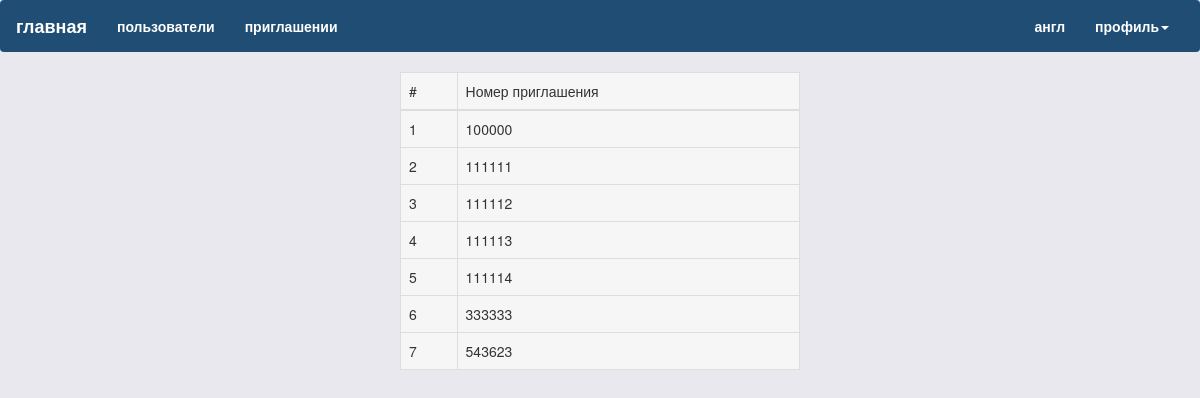
The page /index.php?view=invites&lang=ru on the database its author committed.
### tables this page shows
CREATE TABLE IF NOT EXISTS `invites` (
  `invite` int(11) NOT NULL,
  `status` int(11) DEFAULT NULL,
  `date_status` date DEFAULT NULL
);

### index.php (called while the page is built, shortened)
<?php
	$request = new Request();
	if ($request->view) {
		$view = $request->view;
		switch ($view) {
			case "invites":
				$view = "invites";
				$invites = AbstractModel::getOnWhere("invites", "invite", "status = ?", [0]);
				break;
		}
	} else {
		$view = "start";
	}
	$langName = $_SESSION["lang"];
	require_once($view.".php");
?>

### libs/abstractmodel.php (called while the page is built, shortened)
<?php
abstract class AbstractModel
{
    protected  static  $db = null;
    public static function setDB($db)
    {
        self::$db = $db;
    }
    public static function getWithAllParams($table, $fields = false, $where = false, $params, $order = false, $desc = false,
                                            $limit = false, $offset = false)
    {
        $select = new SelectPDO();
        if ($fields) {
          $select->from($table, $fields);
        } else {
          $select->from($table, "*");
        }
        if ($where) {
            $select->where($where, $params);
        }
        $data = self::$db->select($select);
        if ($data) {
            return $data;
        } else {
            return false;
        }
    }
    public static function getOnWhere($table, $fields = false, $where = false, $params)
    {
        return AbstractModel::getWithAllParams($table, $fields, $where, $params, false, false, false, false);
    }
}

### libs/abstractselect.php (called while the page is built, shortened)
<?php
abstract class AbstractSelect
{
    public function from($table, $fields)
    {
        $this->table_name = $table;
        $query = '';
        if (!empty($fields)) {
            if ($fields == "*") {
                $query = "*";
            } else {
                $from = '';
                if (is_array($fields)) {
                    foreach ($fields as $field) {
                        if (($pos = strpos($field, '(')) != false) {
                            $from .= substr($field, 0, $pos + 1);
                            if (($pos3 = strpos($field, ".")) != false) {
                                $from .= '`' . substr($field, $pos+1, $pos3-$pos-1) . '`';
                                $pos2 = strpos($field, ')', $pos + 1);
                                $string = substr($field, $pos3+1, $pos2 - $pos3-1);
                                $from .= ".`" . $string . "`)";
                                $from .= substr($field, $pos2 + 1) . ",";
                            } else {
                                $pos2 = strpos($field, ')', $pos + 1);
                                $string = '`'.substr($field, $pos+1, $pos2-$pos-1) . '`)';
                                $string .= substr($field, $pos2+1);
                                $from .= $string . ",";
                            }
                        } else {
                            if (($pos = strpos($field, ".")) != false) {
                                $from .= '`'.substr($field, 0, $pos).'`';
                                $string = substr($field, $pos+1);
                                if ($string == "*") {
                                    $from .='.'.$string.',';
                                } else {
                                    $from .='.`'.$string.'`,';
                                }
                            } else {
                                $from .= '`'.$field.'`,';
                            }
                        }
                    }
                    $from = substr($from, 0, -1);
                    $query = $from;
                } else {
                    if (($pos = strpos($fields, '(')) != false) {
                        $pos2 = strpos($fields, ')', $pos+1);
                        $string = substr($fields, 0, $pos+1).'`'.substr($fields, $pos+1, $pos2-$pos-1).'`)';
                        $query = $string;
                    } else {
                        $query = '`'.$fields.'`';
                    }
                }
            }
        }
        $this->from = $query;
        return $this;
    }
}

### libs/selectpdo.php (called while the page is built, shortened)
<?php
class SelectPDO extends  AbstractSelect
{
    public $params = array();
    public function where($where, $params = array(), $and = true)
    {
        if (!empty($where)) {
            if (!empty($this->where)) {
                if($and) $this->where .= " AND $where";
                else $this->where .= " OR $where";
                $this->params = array_merge($this->params,$params);
            } else {
                $this->where = "WHERE $where";
                $this->params = $params;
            }
        }
        return $this;
    }
    public function query()
    {
        return "SELECT ".$this->from." FROM `".$this->table_name."` ".$this->join." ".$this->where." ".$this->group." ".$this->order." ".$this->limit;
    }
}

### libs/databasepdo.php (called while the page is built, shortened)
<?php
class DatabasePDO extends AbstractDB
{
    public function __construct($db_host, $db_user, $db_password, $db_name)
    {
        try {
            $this->db = new PDO("mysql:host=$db_host;dbname=$db_name", $db_user, $db_password);
        } catch (PDOException $e) {
            echo $e->getMessage();
        }
    }
    public function select(SelectPDO $select)
    {
        try {
            $doQuery = $this->db->prepare($select->query());
            if ($doQuery) {
                $doQuery->execute($select->params);
            }
            return $doQuery->fetchAll(PDO::FETCH_ASSOC);
        } catch (PDOException $e) {
            echo $e->getMessage();
        }
    }
}

### invites.php (the view, shortened to what this page needs)
<?php require_once("header.phtml"); ?>
    <div class="invite">
         <table class="table table-bordered">
           <thead>
                <tr>
                    <td>
                        #
                    </td>
                    <td>
                        <?=$lang[$langName]["inviteNumber"];?>
                    </td>
                </tr>
           </thead>
           <tbody>
            <?php if (count($invites) > 0) { ?>
                <?php foreach($invites as $key => $value) {?>
                <tr>
                    <td><?=$key+1;?></td>
                    <td> <?=$value["invite"];?></td>
                </tr>
                <tr>
                <?php } ?>
            <?php } ?>
           </tbody>
        </table>
        </div>
    </body>
</html>

### css/style.css (style rules this page uses)
body { background-color: #e8e8ee; }
.invite { width: 400px; margin:0 auto; background-color: #f6f6f6; }

### rows shown on the page
invites: invite "100000"
invites: invite "111111"
invites: invite "111112"
invites: invite "111113"
invites: invite "111114"
invites: invite "333333"
invites: invite "543623"

### other values the page prints
$lang[$langName]["home"] "главная"
$lang[$langName]["users"] "пользователи"
$lang[$langName]["invites"] "приглашении"
$lang[$langName]["profile"] "профиль"
$lang[$langName]["inviteNumber"] "Номер приглашения"
